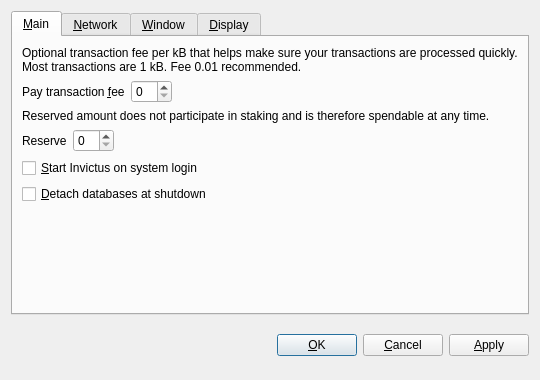
<?xml version="1.0" encoding="UTF-8"?>
<ui version="4.0">
 <class>OptionsDialog</class>
 <widget class="QDialog" name="OptionsDialog">
  <property name="geometry">
   <rect>
    <x>0</x>
    <y>0</y>
    <width>540</width>
    <height>380</height>
   </rect>
  </property>
  <property name="windowTitle">
   <string>Options</string>
  </property>
  <property name="modal">
   <bool>true</bool>
  </property>
  <layout class="QVBoxLayout" name="verticalLayout">
   <item>
    <widget class="QTabWidget" name="tabWidget">
     <property name="tabPosition">
      <enum>QTabWidget::North</enum>
     </property>
     <property name="currentIndex">
      <number>0</number>
     </property>
     <widget class="QWidget" name="tabMain">
      <attribute name="title">
       <string>&amp;Main</string>
      </attribute>
      <layout class="QVBoxLayout" name="verticalLayout_Main">
       <item>
        <widget class="QLabel" name="transactionFeeInfoLabel">
         <property name="text">
          <string>Optional transaction fee per kB that helps make sure your transactions are processed quickly. Most transactions are 1 kB. Fee 0.01 recommended.</string>
         </property>
         <property name="textFormat">
          <enum>Qt::PlainText</enum>
         </property>
         <property name="wordWrap">
          <bool>true</bool>
         </property>
        </widget>
       </item>
       <item>
        <layout class="QHBoxLayout" name="horizontalLayoutFee">
         <item>
          <widget class="QLabel" name="transactionFeeLabel">
           <property name="text">
            <string>Pay transaction &amp;fee</string>
           </property>
           <property name="textFormat">
            <enum>Qt::PlainText</enum>
           </property>
           <property name="buddy">
            <cstring>transactionFee</cstring>
           </property>
          </widget>
         </item>
         <item>
          <widget class="BitcoinAmountField" name="transactionFee"/>
         </item>
         <item>
          <spacer name="horizontalSpacerFee">
           <property name="orientation">
            <enum>Qt::Horizontal</enum>
           </property>
           <property name="sizeHint" stdset="0">
            <size>
             <width>40</width>
             <height>20</height>
            </size>
           </property>
          </spacer>
         </item>
        </layout>
       </item>
       <item>
        <widget class="QLabel" name="reserveBalanceInfoLabel">
         <property name="text">
          <string>Reserved amount does not participate in staking and is therefore spendable at any time.</string>
         </property>
         <property name="textFormat">
          <enum>Qt::PlainText</enum>
         </property>
         <property name="wordWrap">
          <bool>true</bool>
         </property>
        </widget>
       </item>
       <item>
        <layout class="QHBoxLayout" name="horizontalLayoutReserveBalance">
         <item>
          <widget class="QLabel" name="reserveBalanceLabel">
           <property name="text">
            <string>Reserve</string>
           </property>
           <property name="textFormat">
            <enum>Qt::PlainText</enum>
           </property>
           <property name="buddy">
            <cstring>reserveBalance</cstring>
           </property>
          </widget>
         </item>
         <item>
          <widget class="BitcoinAmountField" name="reserveBalance"/>
         </item>
         <item>
          <spacer name="horizontalSpacerReserveBalance">
           <property name="orientation">
            <enum>Qt::Horizontal</enum>
           </property>
           <property name="sizeHint" stdset="0">
            <size>
             <width>40</width>
             <height>20</height>
            </size>
           </property>
          </spacer>
         </item>
        </layout>
       </item>
       <item>
        <widget class="QCheckBox" name="bitcoinAtStartup">
         <property name="toolTip">
          <string>Automatically start Invictus after logging in to the system.</string>
         </property>
         <property name="text">
          <string>&amp;Start Invictus on system login</string>
         </property>
        </widget>
       </item>
       <item>
        <widget class="QCheckBox" name="detachDatabases">
         <property name="toolTip">
          <string>Detach block and address databases at shutdown. This means they can be moved to another data directory, but it slows down shutdown. The wallet is always detached.</string>
         </property>
         <property name="text">
          <string>&amp;Detach databases at shutdown</string>
         </property>
        </widget>
       </item>
       <item>
        <spacer name="verticalSpacer_Main">
         <property name="orientation">
          <enum>Qt::Vertical</enum>
         </property>
         <property name="sizeHint" stdset="0">
          <size>
           <width>20</width>
           <height>40</height>
          </size>
         </property>
        </spacer>
       </item>
      </layout>
     </widget>
     <widget class="QWidget" name="tabNetwork">
      <attribute name="title">
       <string>&amp;Network</string>
      </attribute>
      <layout class="QVBoxLayout" name="verticalLayout_Network">
       <item>
        <widget class="QCheckBox" name="mapPortUpnp">
         <property name="toolTip">
          <string>Automatically open the Invictus client port on the router. This only works when your router supports UPnP and it is enabled.</string>
         </property>
         <property name="text">
          <string>Map port using &amp;UPnP</string>
         </property>
        </widget>
       </item>
       <item>
        <widget class="QCheckBox" name="connectSocks">
         <property name="toolTip">
          <string>Connect to the Invictus network through a SOCKS proxy (e.g. when connecting through Tor).</string>
         </property>
         <property name="text">
          <string>&amp;Connect through SOCKS proxy:</string>
         </property>
        </widget>
       </item>
       <item>
        <layout class="QHBoxLayout" name="horizontalLayout_Network">
         <item>
          <widget class="QLabel" name="proxyIpLabel">
           <property name="text">
            <string>Proxy &amp;IP:</string>
           </property>
           <property name="textFormat">
            <enum>Qt::PlainText</enum>
           </property>
           <property name="buddy">
            <cstring>proxyIp</cstring>
           </property>
          </widget>
         </item>
         <item>
          <widget class="QValidatedLineEdit" name="proxyIp">
           <property name="maximumSize">
            <size>
             <width>140</width>
             <height>16777215</height>
            </size>
           </property>
           <property name="toolTip">
            <string>IP address of the proxy (e.g. 127.0.0.1)</string>
           </property>
          </widget>
         </item>
         <item>
          <widget class="QLabel" name="proxyPortLabel">
           <property name="text">
            <string>&amp;Port:</string>
           </property>
           <property name="textFormat">
            <enum>Qt::PlainText</enum>
           </property>
           <property name="buddy">
            <cstring>proxyPort</cstring>
           </property>
          </widget>
         </item>
         <item>
          <widget class="QLineEdit" name="proxyPort">
           <property name="maximumSize">
            <size>
             <width>55</width>
             <height>16777215</height>
            </size>
           </property>
           <property name="toolTip">
            <string>Port of the proxy (e.g. 9050)</string>
           </property>
          </widget>
         </item>
         <item>
          <widget class="QLabel" name="socksVersionLabel">
           <property name="text">
            <string>SOCKS &amp;Version:</string>
           </property>
           <property name="textFormat">
            <enum>Qt::PlainText</enum>
           </property>
           <property name="buddy">
            <cstring>socksVersion</cstring>
           </property>
          </widget>
         </item>
         <item>
          <widget class="QValueComboBox" name="socksVersion">
           <property name="toolTip">
            <string>SOCKS version of the proxy (e.g. 5)</string>
           </property>
          </widget>
         </item>
         <item>
          <spacer name="horizontalSpacer_Network">
           <property name="orientation">
            <enum>Qt::Horizontal</enum>
           </property>
           <property name="sizeHint" stdset="0">
            <size>
             <width>40</width>
             <height>20</height>
            </size>
           </property>
          </spacer>
         </item>
        </layout>
       </item>
       <item>
        <spacer name="verticalSpacer_Network">
         <property name="orientation">
          <enum>Qt::Vertical</enum>
         </property>
         <property name="sizeHint" stdset="0">
          <size>
           <width>20</width>
           <height>40</height>
          </size>
         </property>
        </spacer>
       </item>
      </layout>
     </widget>
     <widget class="QWidget" name="tabWindow">
      <attribute name="title">
       <string>&amp;Window</string>
      </attribute>
      <layout class="QVBoxLayout" name="verticalLayout_Window">
       <item>
        <widget class="QCheckBox" name="minimizeToTray">
         <property name="toolTip">
          <string>Show only a tray icon after minimizing the window.</string>
         </property>
         <property name="text">
          <string>&amp;Minimize to the tray instead of the taskbar</string>
         </property>
        </widget>
       </item>
       <item>
        <widget class="QCheckBox" name="minimizeOnClose">
         <property name="toolTip">
          <string>Minimize instead of exit the application when the window is closed. When this option is enabled, the application will be closed only after selecting Quit in the menu.</string>
         </property>
         <property name="text">
          <string>M&amp;inimize on close</string>
         </property>
        </widget>
       </item>
       <item>
        <spacer name="verticalSpacer_Window">
         <property name="orientation">
          <enum>Qt::Vertical</enum>
         </property>
         <property name="sizeHint" stdset="0">
          <size>
           <width>20</width>
           <height>40</height>
          </size>
         </property>
        </spacer>
       </item>
      </layout>
     </widget>
     <widget class="QWidget" name="tabDisplay">
      <attribute name="title">
       <string>&amp;Display</string>
      </attribute>
      <layout class="QVBoxLayout" name="verticalLayout_Display">
       <item>
        <layout class="QHBoxLayout" name="horizontalLayout_1_Display">
         <item>
          <widget class="QLabel" name="langLabel">
           <property name="text">
            <string>User Interface &amp;language:</string>
           </property>
           <property name="textFormat">
            <enum>Qt::PlainText</enum>
           </property>
           <property name="buddy">
            <cstring>lang</cstring>
           </property>
          </widget>
         </item>
         <item>
          <widget class="QValueComboBox" name="lang">
           <property name="toolTip">
            <string>The user interface language can be set here. This setting will take effect after restarting Invictus.</string>
           </property>
          </widget>
         </item>
        </layout>
       </item>
       <item>
        <layout class="QHBoxLayout" name="horizontalLayout_2_Display">
         <item>
          <widget class="QLabel" name="unitLabel">
           <property name="text">
            <string>&amp;Unit to show amounts in:</string>
           </property>
           <property name="textFormat">
            <enum>Qt::PlainText</enum>
           </property>
           <property name="buddy">
            <cstring>unit</cstring>
           </property>
          </widget>
         </item>
         <item>
          <widget class="QValueComboBox" name="unit">
           <property name="toolTip">
            <string>Choose the default subdivision unit to show in the interface and when sending coins.</string>
           </property>
          </widget>
         </item>
        </layout>
       </item>
        <item>
        <widget class="QCheckBox" name="useInvictusTheme">
         <property name="text">
          <string>Use Invictus visual theme (requires restart)</string>
         </property>
        </widget>
       </item>
       <item>
        <widget class="QCheckBox" name="displayAddresses">
         <property name="toolTip">
          <string>Whether to show Invictus addresses in the transaction list or not.</string>
         </property>
         <property name="text">
          <string>&amp;Display addresses in transaction list</string>
         </property>
        </widget>
       </item>
       <item>
        <widget class="QCheckBox" name="coinControlFeatures">
         <property name="toolTip">
          <string>Whether to show coin control features or not.</string>
         </property>
         <property name="text">
          <string>Display coin &amp;control features (experts only!)</string>
         </property>
        </widget>
       </item>
       <item>
        <spacer name="verticalSpacer_Display">
         <property name="orientation">
          <enum>Qt::Vertical</enum>
         </property>
         <property name="sizeHint" stdset="0">
          <size>
           <width>20</width>
           <height>40</height>
          </size>
         </property>
        </spacer>
       </item>
      </layout>
     </widget>
    </widget>
   </item>
   <item>
    <layout class="QHBoxLayout" name="horizontalLayout_Buttons">
     <item>
      <spacer name="horizontalSpacer_1">
       <property name="orientation">
        <enum>Qt::Horizontal</enum>
       </property>
       <property name="sizeHint" stdset="0">
        <size>
         <width>40</width>
         <height>48</height>
        </size>
       </property>
      </spacer>
     </item>
     <item>
      <widget class="QLabel" name="statusLabel">
       <property name="font">
        <font>
         <weight>75</weight>
         <bold>true</bold>
        </font>
       </property>
       <property name="text">
        <string/>
       </property>
       <property name="textFormat">
        <enum>Qt::PlainText</enum>
       </property>
       <property name="wordWrap">
        <bool>true</bool>
       </property>
      </widget>
     </item>
     <item>
      <spacer name="horizontalSpacer_2">
       <property name="orientation">
        <enum>Qt::Horizontal</enum>
       </property>
       <property name="sizeHint" stdset="0">
        <size>
         <width>40</width>
         <height>48</height>
        </size>
       </property>
      </spacer>
     </item>
     <item>
      <widget class="QPushButton" name="okButton">
       <property name="text">
        <string>&amp;OK</string>
       </property>
      </widget>
     </item>
     <item>
      <widget class="QPushButton" name="cancelButton">
       <property name="text">
        <string>&amp;Cancel</string>
       </property>
       <property name="autoDefault">
        <bool>false</bool>
       </property>
      </widget>
     </item>
     <item>
      <widget class="QPushButton" name="applyButton">
       <property name="text">
        <string>&amp;Apply</string>
       </property>
       <property name="autoDefault">
        <bool>false</bool>
       </property>
      </widget>
     </item>
    </layout>
   </item>
  </layout>
 </widget>
 <customwidgets>
  <customwidget>
   <class>BitcoinAmountField</class>
   <extends>QSpinBox</extends>
   <header>bitcoinamountfield.h</header>
  </customwidget>
  <customwidget>
   <class>QValueComboBox</class>
   <extends>QComboBox</extends>
   <header>qvaluecombobox.h</header>
  </customwidget>
  <customwidget>
   <class>QValidatedLineEdit</class>
   <extends>QLineEdit</extends>
   <header>qvalidatedlineedit.h</header>
  </customwidget>
 </customwidgets>
 <resources/>
 <connections/>
</ui>
